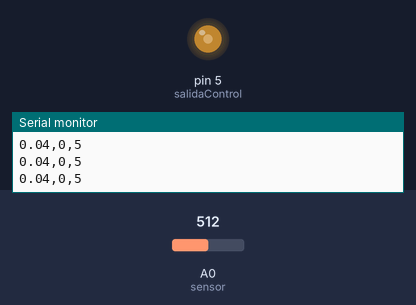
This sketch was run on a simulated Arduino Uno, built with avr-gcc and run on an emulated ATmega328P. Shown: output pins drawn as LEDs (lit = HIGH), the last lines printed to the serial monitor. The test bench sets the inputs (shaded band); at power-on: A0 (sensor) = 512.

Above: at 3.2 s.
3.3 s: A0 (sensor) set to 716
At 3.8 s:
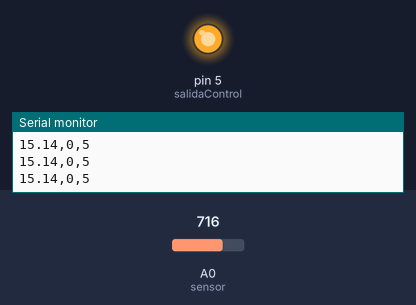
4.8 s: A0 (sensor) set to 306
At 6.0 s:
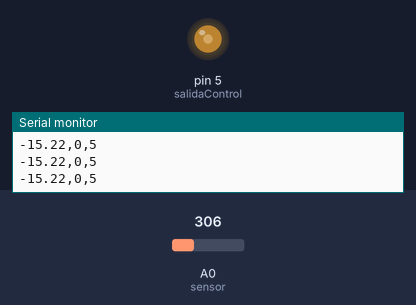
6.3 s: A0 (sensor) set to 359
At 7.2 s:
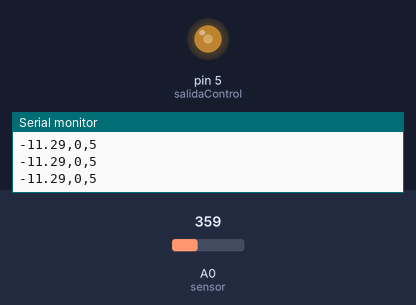
7.8 s: A0 (sensor) set to 389
At 8.2 s:
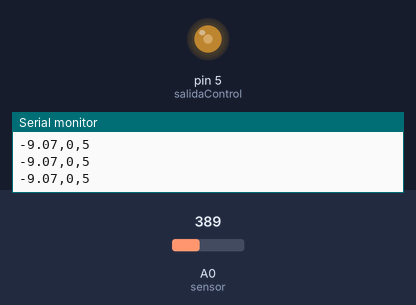
10.8 s: A0 (sensor) set to 900
At 12.1 s:
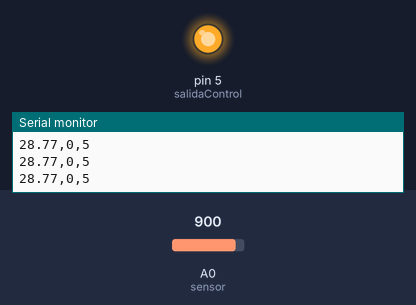
13.8 s: A0 (sensor) set to 122
At 14.3 s:
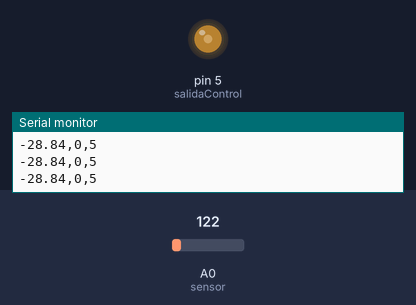
Timing chart, 0 to 16.3 s (numbered marks = the images above; inputs shaded):
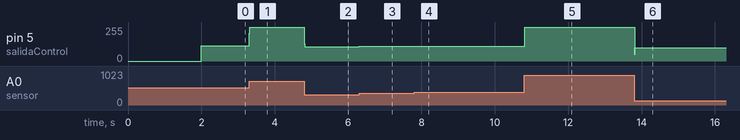

The sketch:

sketch_jun27a.ino
```cpp
// Libraries
#include <PIDController.h>
const float Sensibilidad=0.066;


const int salidaControl=5;
const int sensorI=A0;


int i;

float sumaI=0.0;
float I2=0.0;

float tiempo=0.0;

float voltajeSensor=0;
float I=0;


float setPoint=0.0;
// Objects
PIDController pid; // Create an instance of the PID controller class, called "pid"


void setup () {
  Serial.begin(9600);   // Some methods require the Serial.begin() method to be called first
  pinMode(salidaControl,OUTPUT);

  pid.begin();          // initialize the PID instance
  pid.tune(5, 5, 100);    // Tune the PID, arguments: kP, kI, kD
  pid.limit(0, 255);    // Limit the PID output between 0 and 255, this is important to get rid of integral windup!
  setPoint=1;
  pid.setpoint(setPoint);    // The "goal" the PID controller tries to "reach"
  delay(2000);
}

void loop () {

  //sumaI=0.0;
  //for (i= 0; i <100; i++) {
  //  voltajeSensor= analogRead(A1)*(5.0 / 1023.0); //lectura del sensor
  //  I=-(voltajeSensor-2.5)/Sensibilidad; //Ecuación  para obtener la corriente
  //  sumaI+=I;

  //}
  voltajeSensor= analogRead(A0)*(5.0 / 1023.0); //lectura del sensor
  I=(voltajeSensor-2.5)/Sensibilidad; //Ecuación  para obtener la corriente

  //I2=-sumaI/100;


 int output = pid.compute(I);    // Let the PID compute the value, returns the optimal output
 analogWrite(salidaControl, 255-output);           // Write the output to the output pin


 // Serial.print("Corriente: ");
  Serial.print(I);


  Serial.print(",");
  Serial.print(0);
  Serial.print(",");
  Serial.println(5);
  //Serial.println(" minutos ");
  //delay(3);

}
```

Measured:
- after the input at 3.3 s, pin 5 (salidaControl): 115/255 → 255/255 at once
- after the input at 4.8 s, pin 5 (salidaControl): 255/255 → 107/255 at once
- after the input at 6.3 s, pin 5 (salidaControl): 107/255 → 109/255 at once
- after the input at 7.8 s, pin 5 (salidaControl): 109/255 → 110/255 at once
- after the input at 10.8 s, pin 5 (salidaControl): 110/255 → 255/255 at once
- after the input at 13.8 s, pin 5 (salidaControl): 255/255 → 100/255 at once
